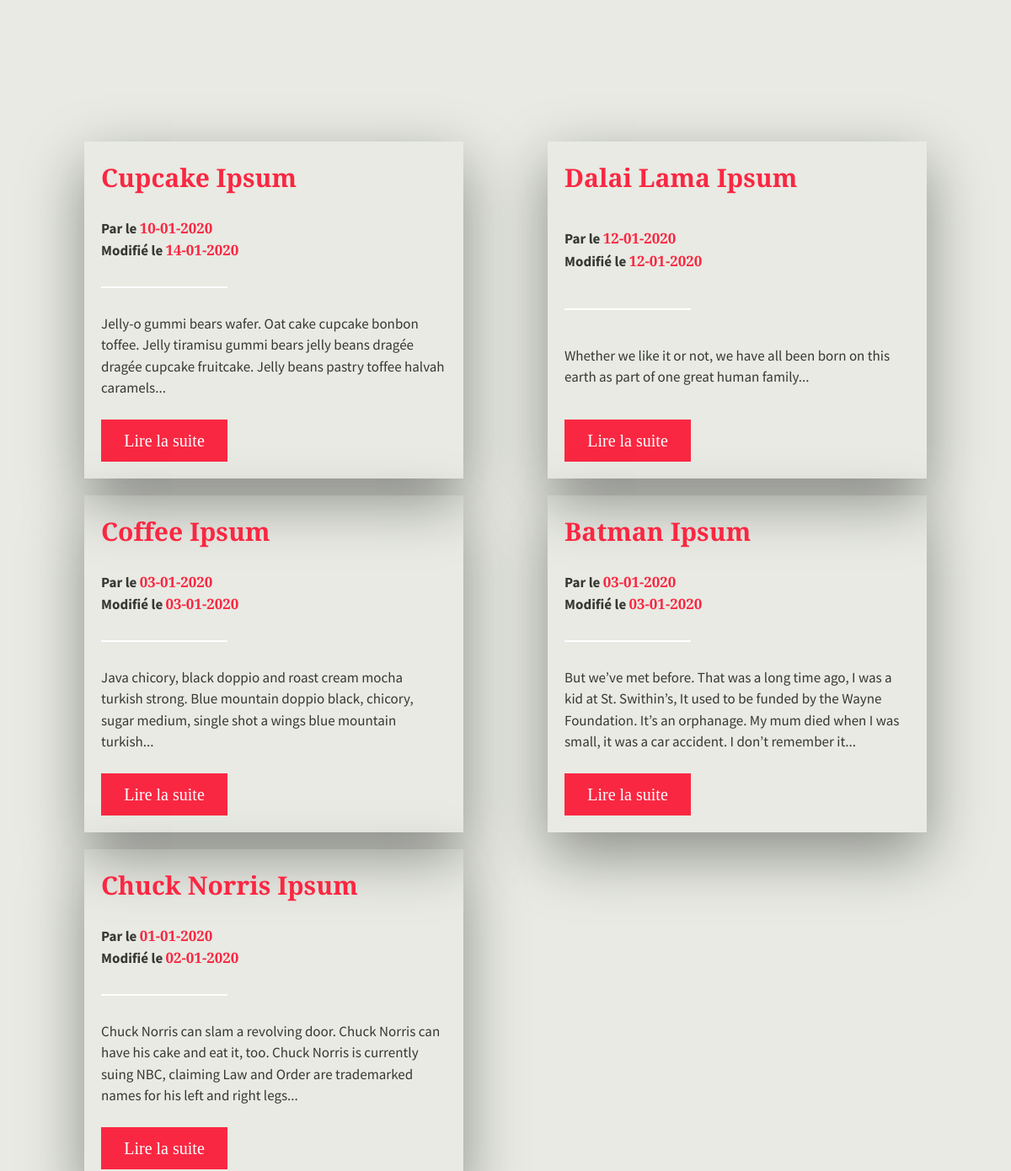
The page /public/?page=blog (middle part) on the database as committed earlier.
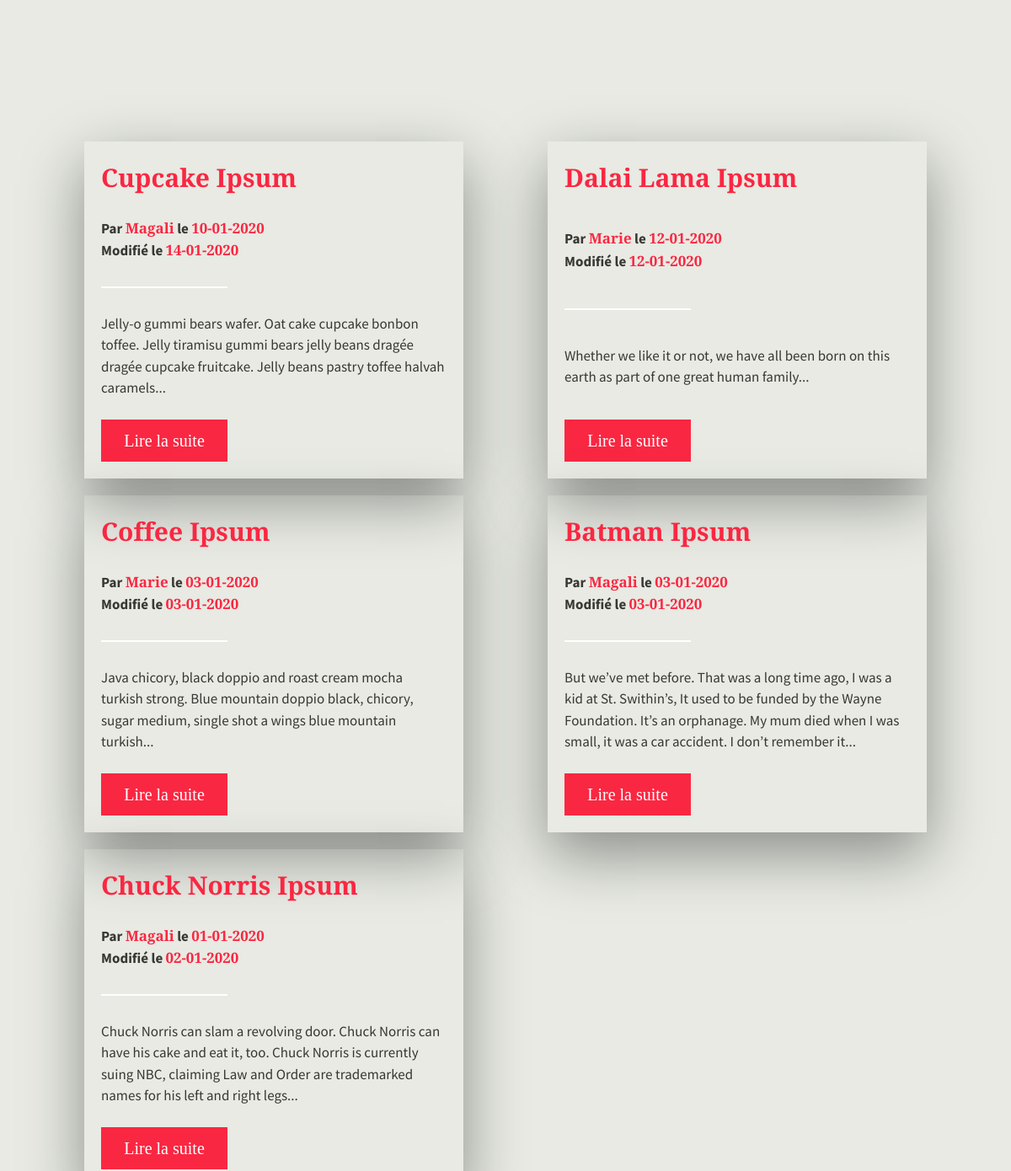
The same page on the database as committed later.
### tables this page shows
CREATE TABLE `posts` (
  `id_post` int(11) NOT NULL,
  `title` varchar(100) NOT NULL,
  `content` longtext NOT NULL,
  `short_content` text NOT NULL,
  `create_date` date NOT NULL,
  `modification_date` date NOT NULL,
  `user_id` int(11) NOT NULL
);

CREATE TABLE `users` (
  `id_user` int(11) NOT NULL,
  `pseudo` varchar(45) NOT NULL,
  `email` varchar(45) NOT NULL,
  `password` varchar(45) NOT NULL,
  `create_date` date NOT NULL,
  `profile_picture` varchar(45) DEFAULT NULL,
  `role_users_id` int(11) NOT NULL
);

### App/Controller/FrontController.php (called while the page is built, shortened)
<?php
class FrontController {
    private $postDAO;
    public function __construct()
    {
        $this->postDAO = new PostDAO();
    }
    public function blog()
    {
        $posts = $this->postDAO->getPosts();
        require '../Views/templates/blog.php';
    }
}

### public/index.php (called while the page is built, shortened)
<?php
$router = new Router();
$router->run();

### App/DAO/Database.php (called while the page is built, shortened)
<?php
abstract class Database
{
    private $pdo;
    private function checkPDO()
    {
        if($this->pdo === null) {
            return $this->getPDO();
        }
        return $this->pdo;
    }
    private function getPDO() {
        try{
            $this->pdo = new PDO(self::DB_HOST, self::DB_USER, self::DB_PASS);
            $this->pdo->setAttribute(PDO::ATTR_ERRMODE, PDO::ERRMODE_EXCEPTION);
            return $this->pdo;
        }
        catch(Exception $errorPdo)
        {
            die ('Erreur de connection :'.$errorPdo->getMessage());
        }
    }
    protected function queryDB($statement) {
        $req = $this->checkPDO()->query($statement);
        return $req;
    }
}

### App/DAO/PostDAO.php (called while the page is built, shortened)
<?php
class PostDAO extends Database {
    private function postObject($data)
    {
        $post = new Post();
        $post->setId_post($data['id_post']);
        $post->setTitle($data['title']);
        $post->setAuthor($data['pseudo']);
        $post->setCreate_date($data['create_date']);
        $post->setModification_date($data['modification_date']);
        return $post;
    }
    public function getPosts()
    {
        $req = $this->queryDB('SELECT posts.id_post,posts.title, posts.short_content, posts.create_date, posts.modification_date, users.pseudo FROM posts INNER JOIN users ON user_id = id_user ORDER BY posts.modification_date DESC');
        $posts= [];
        foreach ($req as $data) {
            $postId = $data['id_post'];
            $posts[$postId] = $this->postObject($data);
        }
        return $posts;
    }
}

### App/Model/Post.php (called while the page is built, shortened)
<?php
class Post {
    private $id_post;
    private $title;
    private $author;
    private $short_content;
    private $create_date;
    private $modification_date;
    public function __get($get)
    {
        return $this->$get;
    }
    public function getUrl() {
        return '../public/index.php?page=single&id_post='.
        $this->id_post;
    }
    public function setId_post($id_post) {
        $this->id_post = $id_post;
    }
    public function getTitle() {
        return $this->title;
    }
    public function setTitle($title) {
        $this->title = $title;
    }
    public function getAuthor() {
        return $this->author;
    }
    public function setAuthor($author) {
        $this->author = $author;
    }
    public function getShort_content() {
        return $this->short_content;
    }
    public function setShort_content($short_content) {
        $this->short_content = $short_content;
    }
    public function getCreate_date() {
        return $this->create_date;
    }
    public function setCreate_date($create_date) {
        $this->create_date = $create_date;
    }
    public function getModification_date() {
        return $this->modification_date;
    }
    public function setModification_date($modification_date) {
        $this->modification_date = $modification_date;
    }
}

### Views/templates/blog.php (the view, shortened to what this page needs)
    <div class="header-content">
    </div>
</header>
<section class="blog">
    <div class="blog-card">
        <?php
        foreach($posts as $post) :
            ?>
            <div class="blog-card-content">
                <h2><?= htmlspecialchars($post->title); ?></h2>
                <h4>Par <span class="catch"><?= htmlspecialchars($post->author); ?></span> le
                    <span class="catch">
                        <?php
                            $date = new \DateTime($post->create_date);
                            echo $date->format("d-m-Y");
                        ?>
                    </span>
                    <br>Modifié le
                    <span class="catch">
                        <?php
                            $modification_date = new \DateTime($post->modification_date);
                            echo $modification_date->format("d-m-Y");
                        ?>
                    </span>
                </h4>
                <hr>
                <p><?= htmlspecialchars($post->short_content); ?></p>
                <button class="btn"><a href="<?= $post->getUrl(); ?>" >Lire la suite</a></button>
            </div>
        <?php
        endforeach;
        ?>
    </div>
</section>

### App/Config/Router.php (shortened to what this page needs)
<?php
class Router {
    private $frontController;
    private $errorsController;
    public function __construct() {
        $this->frontController = new FrontController();
        $this->errorsController = new ErrorsController();
        $this->backController = new BackController();
    }
    public function run() {
        $page = $_GET['page'];
        try {
            if (isset($page)) {
                if ($page === 'home') {
                    ob_start();
                    $title = "Page d'accueil";
                    $this->frontController->home();
                    $content = ob_get_clean();
                    require '../Views/templates/default.php';
                } else if ($page === 'blog') {
                    $this->frontController->blog();
                    $content = ob_get_clean();
                    require '../Views/templates/default.php';
                } else if ($page === 'single') {
                    ob_start();
                    $title = "Single";
                    $postId = $_GET['id_post'];
                    $this->frontController->single($postId);
                    $content = ob_get_clean();
                    require '../Views/templates/default.php';
                } else if ($page === 'dashboard') {
                    ob_start();
                    $title = "Dashboard";
                    $this->backController->dashboard();
                    $content = ob_get_clean();
                    require '../Views/templates/default.php';
                } else if ($page === 'validateComment') {
                    ob_start();
                    $title = "Validate Comment";
                    $commentId = $_GET['id_comment'];
                    $this->backController->validateComment($commentId);
                    $content = ob_get_clean();
                    require '../Views/templates/default.php';
                } else if ($page === 'deleteComment') {
                    ob_start();
                    $title = "Delete Comment";
                    $commentId = $_GET['id_comment'];
                    $this->backController->deleteComment($commentId);
                    $content = ob_get_clean();
                    require '../Views/templates/default.php';
                } else if ($page === 'addPost') {
                    ob_start();
                    $title = "Add post";
                    $this->backController->addPost($_POST);
                    $content = ob_get_clean();
                    require '../Views/templates/default.php';
                } else if ($page === 'deletePost') {
                    ob_start();
                    $title = "Delete post";
                    $postId = $_GET['id_post'];
                    $this->backController->deletePost($postId);
                    $content = ob_get_clean();
                    require '../Views/templates/default.php';
                } else if ($page === 'editPost') {
                    ob_start();
                    $title = "Edit post";
                    $postId = $_GET['id_post'];
                    $this->backController->editPost($_POST,$postId);
                    $content = ob_get_clean();
                    require '../Views/templates/default.php';
                } else if ($page === 'deleteUser') {
                    ob_start();
                    $title = "Delete user";
                    $userId = $_GET['id_user'];
                    $this->backController->deleteUser($userId);
                    $content = ob_get_clean();
                    require '../Views/templates/default.php';
                } else if ($page === 'signup') {
                    ob_start();
                    $title = "S'inscrire'";
                    $this->frontController->signup($_POST);
                    $content = ob_get_clean();
                    require '../Views/templates/default.php';
                }
                else {
                    $title = "Erreur 404";
                    $this->errorsController->errorPageNotFound();
                }
            } else {
                ob_start();
                $title = "Page d'accueil";
                $this->frontController->home();
                $content = ob_get_clean();
                require '../Views/templates/default.php';
            }
        } catch (Exception $e) {
            $title = "Erreur 500";
            $this->errorsController->errorServer();
        }
    }
}

### Views/templates/default.php (shortened to what this page needs)
<!DOCTYPE html>
<html lang="fr">
<head>
    <link rel="stylesheet" href="../public/css/style.css">
</head>
<body>
    <header class="header">
        <?= $content; ?>
</body>
</html>

### public/css/style.css (style rules this page uses)
* { margin:0;padding:0 }
*,*::before,*::after { box-sizing:inherit }
html { box-sizing:border-box;font-size:62.5% }
body { background-color:#e8eae3;color:#373833;font-family:"Source Sans Pro",sans-serif;font-size:2rem;font-weight:400;line-height:1.5;min-height:100vh;scroll-behavior:smooth;text-rendering:optimizeSpeed }
a { text-decoration:none;color:#fa2742 }
h2 { font-size:3rem;font-family:"Playfair Display",serif;color:#fa2742 }
hr { background-color:#fff;align-self:flex-start;border:none;width:15rem;height:.2rem;margin:.5rem 0 }
.btn { cursor:pointer;display:block }
.btn,.btn:link,.btn:visited { width:15rem;height:5rem;background-color:#fa2742;color:#fff;text-decoration:none;border:none;outline:0;text-align:center;font-family:"Playfair Display",serif;font-size:2rem }
.btn a,.btn:link a,.btn:visited a { text-decoration:none;color:#fff }
.catch { color:#fa2742;font-family:"Playfair Display",serif }
.header { display:grid;grid-template-columns:10rem 1fr 10rem;justify-items:center;align-items:center;grid-template-rows:12rem }
.header-content { display:flex;width:100%;height:87vh;grid-column:2/3;justify-content:space-evenly;align-items:center }
.blog { display:grid;grid-template-columns:10rem 1fr 10rem;justify-items:center;align-items:center;height:100%;margin-bottom:5rem }
.blog-card { grid-column:2/3;display:flex;flex-wrap:wrap;justify-content:space-between;align-content:space-between;margin-top:10rem;width:100%;font-size:1.7rem }
.blog-card-content { width:30%;height:40rem;margin-bottom:2rem;padding:2rem;display:flex;flex-direction:column;align-items:flex-start;justify-content:space-between;box-shadow:0 1.5em 4em rgba(0,0,0,.4) }
@media screen and (max-width: 78.5rem) { .blog-card-content { width:45% } }

Rows that differ between the two databases and show on the page:
changed through a linked row, posts "Cupcake Ipsum": user.pseudo (not shown) → "Magali"
changed through a linked row, posts "Dalai Lama Ipsum": user.pseudo (not shown) → "Marie"
changed through a linked row, posts "Coffee Ipsum": user.pseudo (not shown) → "Marie"
changed through a linked row, posts "Batman Ipsum": user.pseudo (not shown) → "Magali"
changed through a linked row, posts "Chuck Norris Ipsum": user.pseudo (not shown) → "Magali"
